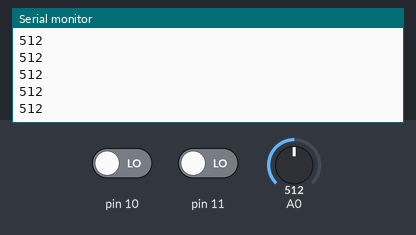
Simulated run of this sketch. Board: Arduino Uno, built with avr-gcc and run on an emulated ATmega328P. Parts: the last lines printed to the serial monitor. The test bench sets the inputs (shaded band); at power-on: pin 10 LOW, A0 = 512, pin 11 LOW.

Above: at 1.2 s.
1.3 s: pin 10 driven HIGH
At 2.1 s:
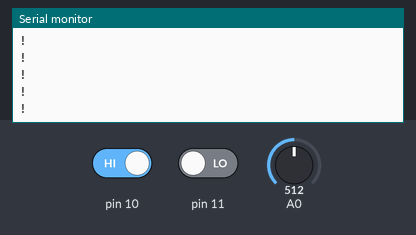
3.2 s: pin 10 driven LOW
At 4.1 s:
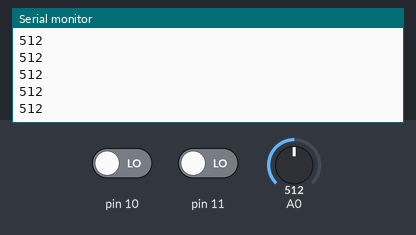

Measured:
- after the input at 1.3 s, the serial monitor: prints a new line at once (image 1)

The sketch:

Heart_Rate_Display.ino
```cpp
void setup() {
  Serial.begin(19200);
  pinMode(10, INPUT);
  pinMode(11, INPUT);

}

void loop() {

  if((digitalRead(10) == 1)||(digitalRead(11) == 1)){
    Serial.println('!');
  }
  else{
      Serial.println(analogRead(A0));
  }
  delay(1);
}
```
